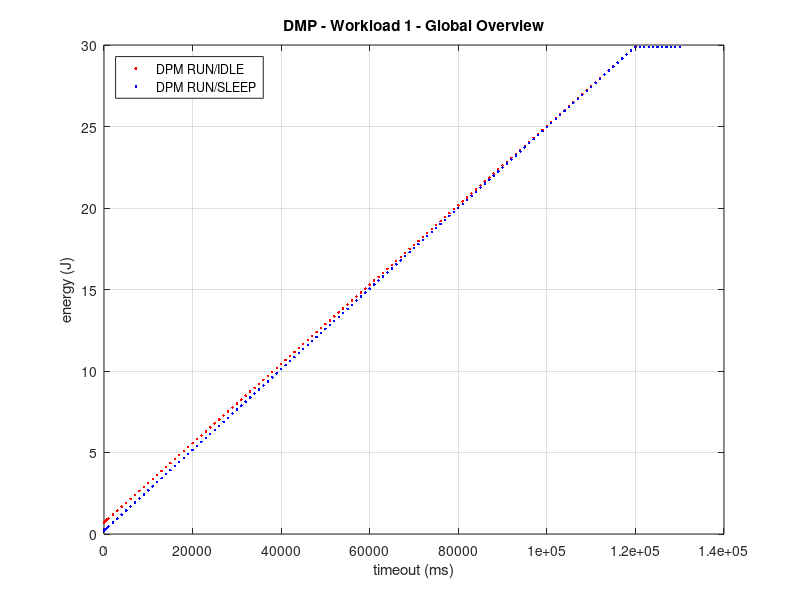
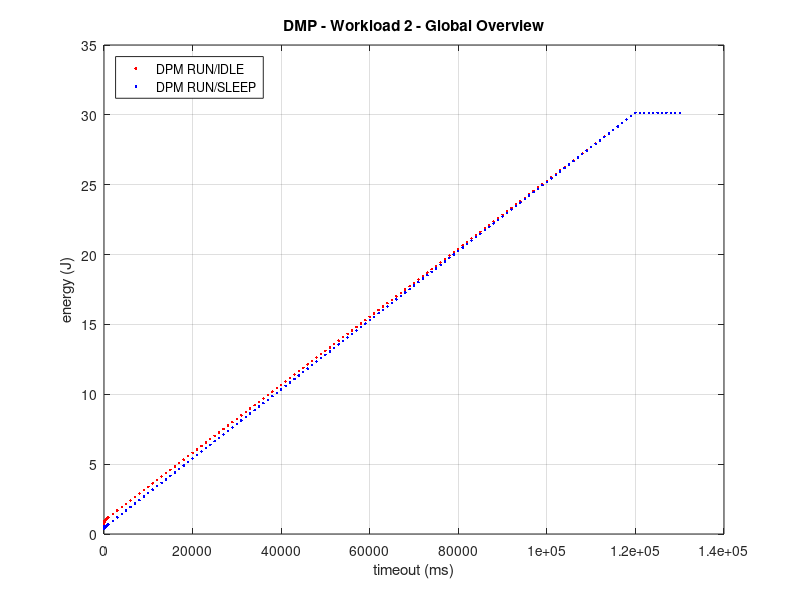

MATLAB code for these plots, in order:
% DPM - RUN/IDLE - Workload 1 - red
DPM_data = dlmread('dpmres_wl1_run_idle.txt');
timeout = DPM_data(:,1);
energy = DPM_data(:,2);
figure(1)
plot(timeout, energy, 'r.', 'LineWidth', 4)
xlabel("timeout (ms)");
ylabel("energy (J)");
grid on;
hold on;
title("DMP - Workload 1 - Global Overview")

% DPM - RUN/IDLE - Workload 1 - blue
DPM_data = dlmread('dpmres_wl1_run_sleep.txt');
timeout = DPM_data(:,1);
energy = DPM_data(:,2);
plot(timeout, energy, 'b.', 'LineWidth', 4)

legend ('DPM RUN/IDLE', 'DPM RUN/SLEEP', 'Location', 'northwest')

% DPM - RUN/IDLE - Workload 2 - red
DPM_data = dlmread('dpmres_wl2_run_idle.txt');
timeout = DPM_data(:,1);
energy = DPM_data(:,2);
figure(2)
plot(timeout, energy, 'r.', 'LineWidth', 4)
xlabel("timeout (ms)");
ylabel("energy (J)");
grid on;
hold on
title("DMP - Workload 2 - Global Overview")

% DPM - RUN/IDLE - Workload 2 - blue
DPM_data = dlmread('dpmres_wl2_run_sleep.txt');
timeout = DPM_data(:,1);
energy = DPM_data(:,2);
plot(timeout, energy, 'b.', 'LineWidth', 4)

legend ('DPM RUN/IDLE', 'DPM RUN/SLEEP', 'Location', 'northwest')